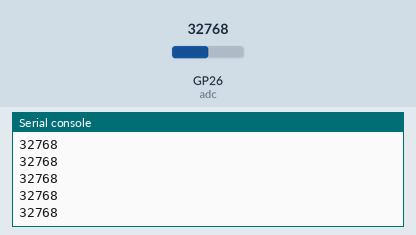
Recording of a program running on a simulated Raspberry Pi Pico running MicroPython. Shown: the last lines printed to the serial console. Inputs (shaded band) come from the test bench; at power-on: GP26 (adc) = 32768 (analog values on the 0–65535 scale).

Above: at 1.2 s.
1.3 s: GP26 (adc) set to 45874
At 1.31 s:
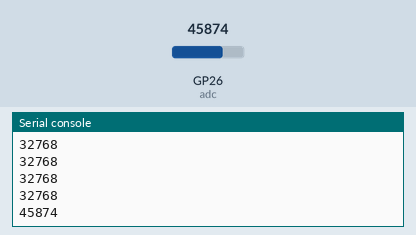
2.8 s: GP26 (adc) set to 57670
At 2.81 s:
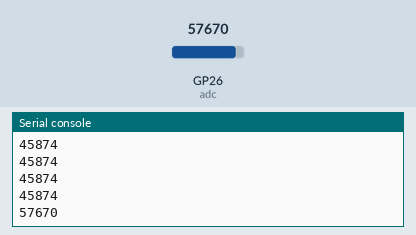
Timing chart, 0 to 5.8 s (numbered marks = the images above; inputs shaded):
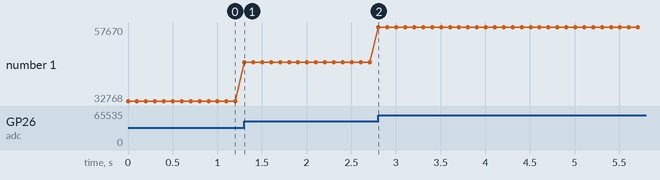

Measured:
- after the input at 1.3 s, the serial console: prints a new line at once (image 1)
- after the input at 2.8 s, the serial console: prints a new line at once (image 2)
- plotted number 1: 32768 → 45874 after the input at 1.3 s, 45874 → 57670 after the input at 2.8 s

The program:

analog_input.py
```python
#
# analog_input.py
#
# Pins
# ----
# 3.3V - Pot +
# GP26 - Pot Wiper
# GnD  - Pot -
#
from machine import Pin, ADC
from time import sleep

adc = ADC(Pin(26)) # GP26 (31)

while True:
    print(adc.read_u16())
    sleep(0.1)
```
